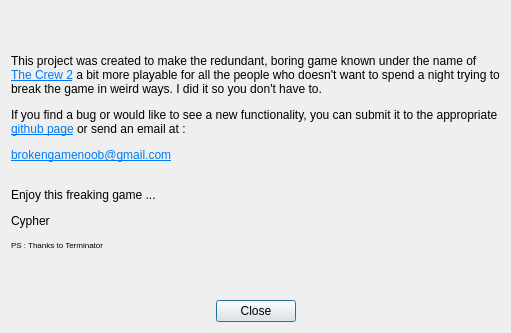
<?xml version="1.0" encoding="UTF-8"?>
<ui version="4.0">
 <class>Dialog_About</class>
 <widget class="QDialog" name="Dialog_About">
  <property name="geometry">
   <rect>
    <x>0</x>
    <y>0</y>
    <width>511</width>
    <height>333</height>
   </rect>
  </property>
  <property name="minimumSize">
   <size>
    <width>493</width>
    <height>299</height>
   </size>
  </property>
  <property name="windowTitle">
   <string>About</string>
  </property>
  <layout class="QVBoxLayout" name="verticalLayout">
   <item>
    <widget class="QLabel" name="lbl_pic">
     <property name="text">
      <string>&lt;html&gt;&lt;head/&gt;&lt;body&gt;&lt;p&gt;This project was created to make the redundant, boring game known under the name of &lt;a href=&quot;https://www.ubisoft.com/fr-fr/game/the-crew/the-crew-2&quot;&gt;&lt;span style=&quot; text-decoration: underline; color:#007af4;&quot;&gt;The Crew 2&lt;/span&gt;&lt;/a&gt; a bit more playable for all the people who doesn't want to spend a night trying to break the game in weird ways. I did it so you don't have to.&lt;/p&gt;&lt;p&gt;If you find a bug or would like to see a new functionality, you can submit it to the appropriate &lt;a href=&quot;https://github.com/BrokenGameNoob/BrokenTC2/issues&quot;&gt;&lt;span style=&quot; text-decoration: underline; color:#007af4;&quot;&gt;github page&lt;/span&gt;&lt;/a&gt; or send an email at : &lt;/p&gt;&lt;p&gt;&lt;a href=&quot;mailto:brokengamenoob@gmail.com&quot;&gt;&lt;span style=&quot; text-decoration: underline; color:#007af4;&quot;&gt;brokengamenoob@gmail.com&lt;/span&gt;&lt;/a&gt;&lt;br/&gt;&lt;/p&gt;&lt;p&gt;Enjoy this freaking game ... &lt;/p&gt;&lt;p&gt;&lt;img src=&quot;:/img/img/softPic.png&quot; height=&quot;70&quot; style=&quot;float: right;&quot;/&gt;Cypher&lt;/p&gt;&lt;p&gt;&lt;span style=&quot; font-size:6pt;&quot;&gt;PS : Thanks to Terminator&lt;/span&gt;&lt;/p&gt;&lt;/body&gt;&lt;/html&gt;</string>
     </property>
     <property name="scaledContents">
      <bool>true</bool>
     </property>
     <property name="wordWrap">
      <bool>true</bool>
     </property>
     <property name="openExternalLinks">
      <bool>true</bool>
     </property>
    </widget>
   </item>
   <item>
    <widget class="QDialogButtonBox" name="buttonBox">
     <property name="orientation">
      <enum>Qt::Horizontal</enum>
     </property>
     <property name="standardButtons">
      <set>QDialogButtonBox::Close</set>
     </property>
     <property name="centerButtons">
      <bool>true</bool>
     </property>
    </widget>
   </item>
  </layout>
 </widget>
 <resources/>
 <connections>
  <connection>
   <sender>buttonBox</sender>
   <signal>accepted()</signal>
   <receiver>Dialog_About</receiver>
   <slot>accept()</slot>
   <hints>
    <hint type="sourcelabel">
     <x>248</x>
     <y>254</y>
    </hint>
    <hint type="destinationlabel">
     <x>157</x>
     <y>274</y>
    </hint>
   </hints>
  </connection>
  <connection>
   <sender>buttonBox</sender>
   <signal>rejected()</signal>
   <receiver>Dialog_About</receiver>
   <slot>reject()</slot>
   <hints>
    <hint type="sourcelabel">
     <x>316</x>
     <y>260</y>
    </hint>
    <hint type="destinationlabel">
     <x>286</x>
     <y>274</y>
    </hint>
   </hints>
  </connection>
 </connections>
</ui>
